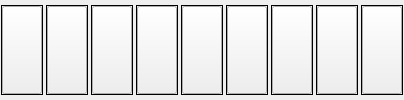
       <widget class="QWidget" name="comAREA" native="true">
        <layout class="QHBoxLayout" name="commonAREA">
         <property name="spacing">
          <number>3</number>
         </property>
         <property name="sizeConstraint">
          <enum>QLayout::SetNoConstraint</enum>
         </property>
         <property name="leftMargin">
          <number>1</number>
         </property>
         <property name="topMargin">
          <number>5</number>
         </property>
         <property name="rightMargin">
          <number>1</number>
         </property>
         <property name="bottomMargin">
          <number>5</number>
         </property>
         <item>
          <widget class="QFrame" name="fm0">
           <property name="frameShape">
            <enum>QFrame::Box</enum>
           </property>
           <property name="frameShadow">
            <enum>QFrame::Plain</enum>
           </property>
           <layout class="QHBoxLayout" name="horizontalLayout_17">
            <property name="spacing">
             <number>0</number>
            </property>
            <property name="leftMargin">
             <number>0</number>
            </property>
            <property name="topMargin">
             <number>0</number>
            </property>
            <property name="rightMargin">
             <number>0</number>
            </property>
            <property name="bottomMargin">
             <number>0</number>
            </property>
            <item>
             <widget class="QPushButton" name="obj0">
              <property name="sizePolicy">
               <sizepolicy hsizetype="Preferred" vsizetype="Preferred">
                <horstretch>0</horstretch>
                <verstretch>0</verstretch>
               </sizepolicy>
              </property>
              <property name="checkable">
               <bool>true</bool>
              </property>
             </widget>
            </item>
           </layout>
          </widget>
         </item>
         <item>
          <widget class="QFrame" name="fm1">
           <property name="frameShape">
            <enum>QFrame::Box</enum>
           </property>
           <property name="frameShadow">
            <enum>QFrame::Plain</enum>
           </property>
           <layout class="QHBoxLayout" name="horizontalLayout_19">
            <property name="spacing">
             <number>0</number>
            </property>
            <property name="leftMargin">
             <number>0</number>
            </property>
            <property name="topMargin">
             <number>0</number>
            </property>
            <property name="rightMargin">
             <number>0</number>
            </property>
            <property name="bottomMargin">
             <number>0</number>
            </property>
            <item>
             <widget class="QPushButton" name="obj1">
              <property name="sizePolicy">
               <sizepolicy hsizetype="Preferred" vsizetype="Preferred">
                <horstretch>0</horstretch>
                <verstretch>0</verstretch>
               </sizepolicy>
              </property>
              <property name="checkable">
               <bool>true</bool>
              </property>
             </widget>
            </item>
           </layout>
          </widget>
         </item>
         <item>
          <widget class="QFrame" name="fm2">
           <property name="frameShape">
            <enum>QFrame::Box</enum>
           </property>
           <property name="frameShadow">
            <enum>QFrame::Plain</enum>
           </property>
           <layout class="QHBoxLayout" name="horizontalLayout_20">
            <property name="spacing">
             <number>0</number>
            </property>
            <property name="leftMargin">
             <number>0</number>
            </property>
            <property name="topMargin">
             <number>0</number>
            </property>
            <property name="rightMargin">
             <number>0</number>
            </property>
            <property name="bottomMargin">
             <number>0</number>
            </property>
            <item>
             <widget class="QPushButton" name="obj2">
              <property name="sizePolicy">
               <sizepolicy hsizetype="Preferred" vsizetype="Preferred">
                <horstretch>0</horstretch>
                <verstretch>0</verstretch>
               </sizepolicy>
              </property>
              <property name="checkable">
               <bool>true</bool>
              </property>
             </widget>
            </item>
           </layout>
          </widget>
         </item>
         <item>
          <widget class="QFrame" name="fm3">
           <property name="frameShape">
            <enum>QFrame::Box</enum>
           </property>
           <property name="frameShadow">
            <enum>QFrame::Plain</enum>
           </property>
           <layout class="QHBoxLayout" name="horizontalLayout_21">
            <property name="spacing">
             <number>0</number>
            </property>
            <property name="leftMargin">
             <number>0</number>
            </property>
            <property name="topMargin">
             <number>0</number>
            </property>
            <property name="rightMargin">
             <number>0</number>
            </property>
            <property name="bottomMargin">
             <number>0</number>
            </property>
            <item>
             <widget class="QPushButton" name="obj3">
              <property name="sizePolicy">
               <sizepolicy hsizetype="Preferred" vsizetype="Preferred">
                <horstretch>0</horstretch>
                <verstretch>0</verstretch>
               </sizepolicy>
              </property>
              <property name="checkable">
               <bool>true</bool>
              </property>
             </widget>
            </item>
           </layout>
          </widget>
         </item>
         <item>
          <widget class="QFrame" name="fm4">
           <property name="frameShape">
            <enum>QFrame::Box</enum>
           </property>
           <property name="frameShadow">
            <enum>QFrame::Plain</enum>
           </property>
           <layout class="QHBoxLayout" name="horizontalLayout_22">
            <property name="spacing">
             <number>0</number>
            </property>
            <property name="leftMargin">
             <number>0</number>
            </property>
            <property name="topMargin">
             <number>0</number>
            </property>
            <property name="rightMargin">
             <number>0</number>
            </property>
            <property name="bottomMargin">
             <number>0</number>
            </property>
            <item>
             <widget class="QPushButton" name="obj4">
              <property name="sizePolicy">
               <sizepolicy hsizetype="Preferred" vsizetype="Preferred">
                <horstretch>0</horstretch>
                <verstretch>0</verstretch>
               </sizepolicy>
              </property>
              <property name="checkable">
               <bool>true</bool>
              </property>
             </widget>
            </item>
           </layout>
          </widget>
         </item>
         <item>
          <widget class="QFrame" name="fm5">
           <property name="frameShape">
            <enum>QFrame::Box</enum>
           </property>
           <property name="frameShadow">
            <enum>QFrame::Plain</enum>
           </property>
           <layout class="QHBoxLayout" name="horizontalLayout_23">
            <property name="spacing">
             <number>0</number>
            </property>
            <property name="leftMargin">
             <number>0</number>
            </property>
            <property name="topMargin">
             <number>0</number>
            </property>
            <property name="rightMargin">
             <number>0</number>
            </property>
            <property name="bottomMargin">
             <number>0</number>
            </property>
            <item>
             <widget class="QPushButton" name="obj5">
              <property name="sizePolicy">
               <sizepolicy hsizetype="Preferred" vsizetype="Preferred">
                <horstretch>0</horstretch>
                <verstretch>0</verstretch>
               </sizepolicy>
              </property>
              <property name="checkable">
               <bool>true</bool>
              </property>
             </widget>
            </item>
           </layout>
          </widget>
         </item>
         <item>
          <widget class="QFrame" name="fm6">
           <property name="frameShape">
            <enum>QFrame::Box</enum>
           </property>
           <property name="frameShadow">
            <enum>QFrame::Plain</enum>
           </property>
           <layout class="QHBoxLayout" name="horizontalLayout_24">
            <property name="spacing">
             <number>0</number>
            </property>
            <property name="leftMargin">
             <number>0</number>
            </property>
            <property name="topMargin">
             <number>0</number>
            </property>
            <property name="rightMargin">
             <number>0</number>
            </property>
            <property name="bottomMargin">
             <number>0</number>
            </property>
            <item>
             <widget class="QPushButton" name="obj6">
              <property name="sizePolicy">
               <sizepolicy hsizetype="Preferred" vsizetype="Preferred">
                <horstretch>0</horstretch>
                <verstretch>0</verstretch>
               </sizepolicy>
              </property>
              <property name="checkable">
               <bool>true</bool>
              </property>
             </widget>
            </item>
           </layout>
          </widget>
         </item>
         <item>
          <widget class="QFrame" name="fm7">
           <property name="frameShape">
            <enum>QFrame::Box</enum>
           </property>
           <property name="frameShadow">
            <enum>QFrame::Plain</enum>
           </property>
           <layout class="QHBoxLayout" name="horizontalLayout_25">
            <property name="spacing">
             <number>0</number>
            </property>
            <property name="leftMargin">
             <number>0</number>
            </property>
            <property name="topMargin">
             <number>0</number>
            </property>
            <property name="rightMargin">
             <number>0</number>
            </property>
            <property name="bottomMargin">
             <number>0</number>
            </property>
            <item>
             <widget class="QPushButton" name="obj7">
              <property name="sizePolicy">
               <sizepolicy hsizetype="Preferred" vsizetype="Preferred">
                <horstretch>0</horstretch>
                <verstretch>0</verstretch>
               </sizepolicy>
              </property>
              <property name="checkable">
               <bool>true</bool>
              </property>
             </widget>
            </item>
           </layout>
          </widget>
         </item>
         <item>
          <widget class="QFrame" name="fm8">
           <property name="frameShape">
            <enum>QFrame::Box</enum>
           </property>
           <property name="frameShadow">
            <enum>QFrame::Plain</enum>
           </property>
           <layout class="QHBoxLayout" name="horizontalLayout_18">
            <property name="spacing">
             <number>0</number>
            </property>
            <property name="leftMargin">
             <number>0</number>
            </property>
            <property name="topMargin">
             <number>0</number>
            </property>
            <property name="rightMargin">
             <number>0</number>
            </property>
            <property name="bottomMargin">
             <number>0</number>
            </property>
            <item>
             <widget class="QPushButton" name="obj8">
              <property name="sizePolicy">
               <sizepolicy hsizetype="Preferred" vsizetype="Preferred">
                <horstretch>0</horstretch>
                <verstretch>0</verstretch>
               </sizepolicy>
              </property>
              <property name="checkable">
               <bool>true</bool>
              </property>
             </widget>
            </item>
           </layout>
          </widget>
         </item>
        </layout>
       </widget>
